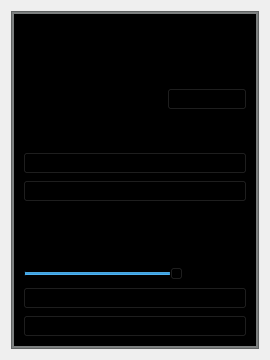
<?xml version="1.0" encoding="UTF-8"?>
<ui version="4.0">
 <class>DeviceWidget</class>
 <widget class="QWidget" name="DeviceWidget">
  <property name="enabled">
   <bool>true</bool>
  </property>
  <property name="geometry">
   <rect>
    <x>0</x>
    <y>0</y>
    <width>270</width>
    <height>360</height>
   </rect>
  </property>
  <property name="sizePolicy">
   <sizepolicy hsizetype="Fixed" vsizetype="Fixed">
    <horstretch>0</horstretch>
    <verstretch>0</verstretch>
   </sizepolicy>
  </property>
  <property name="minimumSize">
   <size>
    <width>270</width>
    <height>360</height>
   </size>
  </property>
  <property name="maximumSize">
   <size>
    <width>360</width>
    <height>16777215</height>
   </size>
  </property>
  <property name="windowTitle">
   <string>Widget</string>
  </property>
  <property name="autoFillBackground">
   <bool>false</bool>
  </property>
  <property name="styleSheet">
   <string notr="true"/>
  </property>
  <layout class="QVBoxLayout" name="verticalLayout" stretch="0">
   <item>
    <widget class="QFrame" name="border">
     <property name="styleSheet">
      <string notr="true">background-color: rgb(125, 128, 128)</string>
     </property>
     <property name="frameShape">
      <enum>QFrame::Shape::StyledPanel</enum>
     </property>
     <property name="frameShadow">
      <enum>QFrame::Shadow::Raised</enum>
     </property>
     <layout class="QHBoxLayout" name="horizontalLayout_2">
      <property name="spacing">
       <number>-1</number>
      </property>
      <property name="leftMargin">
       <number>2</number>
      </property>
      <property name="topMargin">
       <number>2</number>
      </property>
      <property name="rightMargin">
       <number>2</number>
      </property>
      <property name="bottomMargin">
       <number>2</number>
      </property>
      <item>
       <widget class="QFrame" name="verticalFrame">
        <property name="styleSheet">
         <string notr="true">background-color: rgb(0, 0, 0);</string>
        </property>
        <layout class="QVBoxLayout" name="verticalLayout_2" stretch="1,0,1,5,1,2">
         <item>
          <layout class="QVBoxLayout" name="verticalLayout_3">
           <item>
            <widget class="QLabel" name="WidgetNameLabel">
             <property name="maximumSize">
              <size>
               <width>16777215</width>
               <height>19</height>
              </size>
             </property>
             <property name="text">
              <string>InputName</string>
             </property>
             <property name="alignment">
              <set>Qt::AlignmentFlag::AlignCenter</set>
             </property>
            </widget>
           </item>
          </layout>
         </item>
         <item>
          <spacer name="verticalSpacer">
           <property name="orientation">
            <enum>Qt::Orientation::Vertical</enum>
           </property>
           <property name="sizeHint" stdset="0">
            <size>
             <width>20</width>
             <height>40</height>
            </size>
           </property>
          </spacer>
         </item>
         <item>
          <layout class="QHBoxLayout" name="horizontalLayout" stretch="3,1">
           <item>
            <widget class="QLabel" name="PresetNameLabel">
             <property name="text">
              <string>PresetName</string>
             </property>
            </widget>
           </item>
           <item>
            <widget class="QPushButton" name="RemovePresetButton">
             <property name="text">
              <string>X</string>
             </property>
            </widget>
           </item>
          </layout>
         </item>
         <item>
          <layout class="QVBoxLayout" name="verticalLayout_4">
           <item>
            <widget class="QLabel" name="label_2">
             <property name="maximumSize">
              <size>
               <width>16777215</width>
               <height>30</height>
              </size>
             </property>
             <property name="text">
              <string>MIDI From</string>
             </property>
            </widget>
           </item>
           <item>
            <widget class="QComboBox" name="DevicesBox">
             <property name="placeholderText">
              <string>Devices</string>
             </property>
             <item>
              <property name="text">
               <string>No Device</string>
              </property>
             </item>
             <item>
              <property name="text">
               <string>Computer Keyboard</string>
              </property>
             </item>
            </widget>
           </item>
           <item>
            <widget class="QComboBox" name="comboBox">
             <property name="placeholderText">
              <string>Channels</string>
             </property>
             <item>
              <property name="text">
               <string>All Channels</string>
              </property>
             </item>
             <item>
              <property name="text">
               <string>Ch 1</string>
              </property>
             </item>
             <item>
              <property name="text">
               <string>Ch 2</string>
              </property>
             </item>
             <item>
              <property name="text">
               <string>Ch 3</string>
              </property>
             </item>
            </widget>
           </item>
          </layout>
         </item>
         <item>
          <layout class="QVBoxLayout" name="verticalLayout_6">
           <item>
            <widget class="QLabel" name="label_3">
             <property name="text">
              <string>Volume</string>
             </property>
            </widget>
           </item>
           <item>
            <widget class="QSlider" name="VolumeSlider">
             <property name="maximum">
              <number>100</number>
             </property>
             <property name="value">
              <number>70</number>
             </property>
             <property name="orientation">
              <enum>Qt::Orientation::Horizontal</enum>
             </property>
            </widget>
           </item>
          </layout>
         </item>
         <item>
          <layout class="QVBoxLayout" name="verticalLayout_5">
           <item>
            <widget class="QPushButton" name="MuteButton">
             <property name="text">
              <string>Mute</string>
             </property>
            </widget>
           </item>
           <item>
            <widget class="QPushButton" name="EnableButton">
             <property name="text">
              <string>Enable</string>
             </property>
            </widget>
           </item>
          </layout>
         </item>
        </layout>
       </widget>
      </item>
     </layout>
    </widget>
   </item>
  </layout>
 </widget>
 <resources/>
 <connections/>
</ui>
